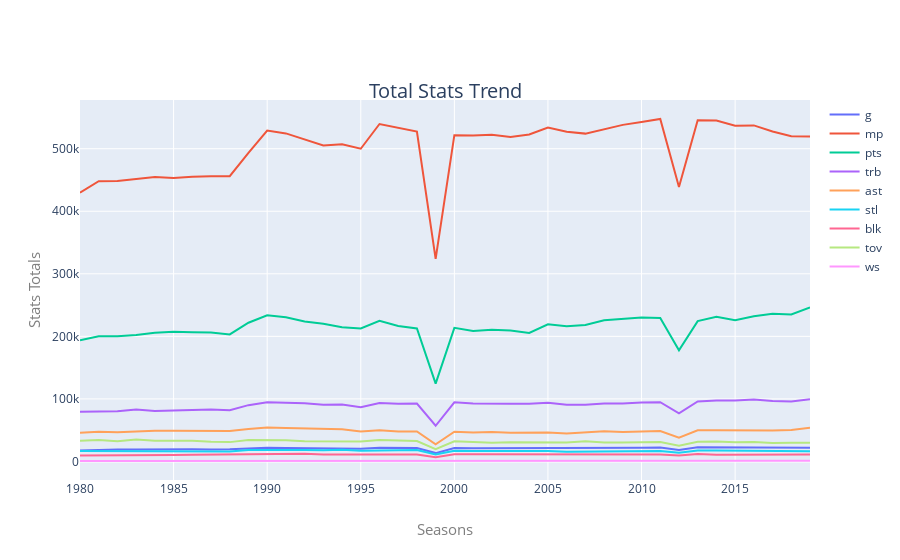

Source (notebook cell):
### Code cell
# Display trend of total stats over the years 
scoring_df = df_3p_era[df_3p_era.tm != 'TOT'].groupby(['season']).sum()[['g','mp','pts','trb','ast','stl','blk','tov','ws']]

value_names = list(scoring_df.columns)

# create a container for each go.Bar instance
lines = []

# loop through the names list which is each player class 
for i in range(len(value_names)):
    # dictionary with necessary arguments to graph
    line_dict = dict(name=value_names[i], x=scoring_df.index, y=scoring_df[value_names[i]])
    # add to bars container
    lines.append(line_dict)

# set fig1 to the Figure instance
stats_trend = go.Figure(lines)

stats_trend.update_layout(
    title=go.layout.Title(
        text="Total Stats Trend",
        xref="paper",
        x=0.5,
        y=0.85,
        font=dict(
            size=20)
    ),
    xaxis=go.layout.XAxis(
        title=go.layout.xaxis.Title(
            text="Seasons",
            font=dict(
#                 family="Courier New, monospace",
                size=15,
                color="#7f7f7f"))
    ),
    yaxis=go.layout.YAxis(
        title=go.layout.yaxis.Title(
            text="Stats Totals",
            font=dict(
#                 family="Courier New, monospace",
                size=15,
                color="#7f7f7f"))))

stats_trend.show()
